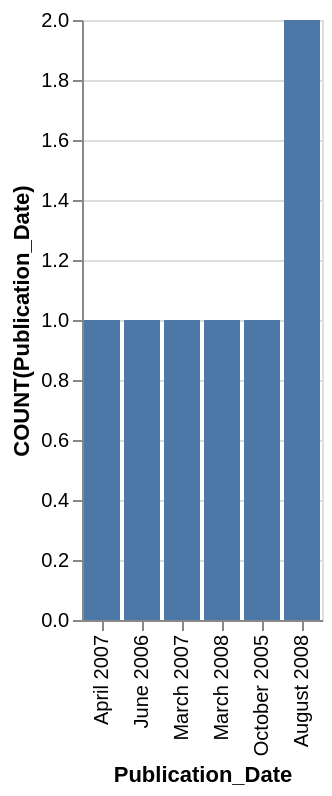

The Vega-Lite source for this figure:
### Vega-Lite specification from a JSON file in a GitHub repository (floating-point values rounded to 4 significant figures)
{"data": {"values": [{"x_data": "April 2007", "y_data": 1}, {"x_data": "June 2006", "y_data": 1}, {"x_data": "March 2007", "y_data": 1}, {"x_data": "March 2008", "y_data": 1}, {"x_data": "October 2005", "y_data": 1}, {"x_data": "August 2008", "y_data": 2}]}, "mark": "bar", "encoding": {"x": {"field": "x_data", "type": "nominal", "title": "Publication_Date", "sort": {"op": "sum", "field": "y_data", "order": "ascending"}}, "y": {"field": "y_data", "type": "quantitative", "title": "COUNT(Publication_Date)"}}}
